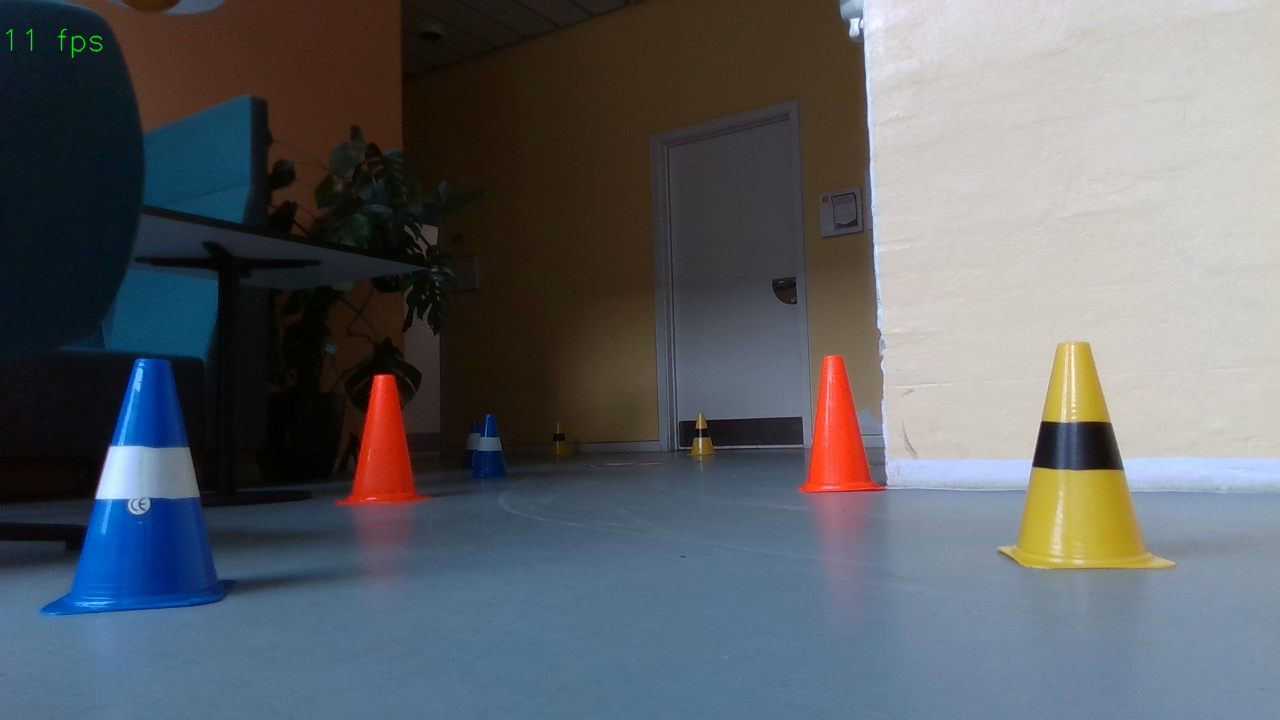
#> input picture figures/av_depthset_2/av_track6Cd.png, 1280 x 720 px, found by its file name
$ python coneDetection_example.py
#> lines starting #> are read from the running program, lines starting #| are printed output that depends on the picture; after the words box and inside, x2 and y2 are one past the last pixel; in counts of white or black regions, pixels touching at a corner belong together
#> further down, img is the input picture: shape (720, 1280, 3); mean B, G, R 103.6, 98.7, 95
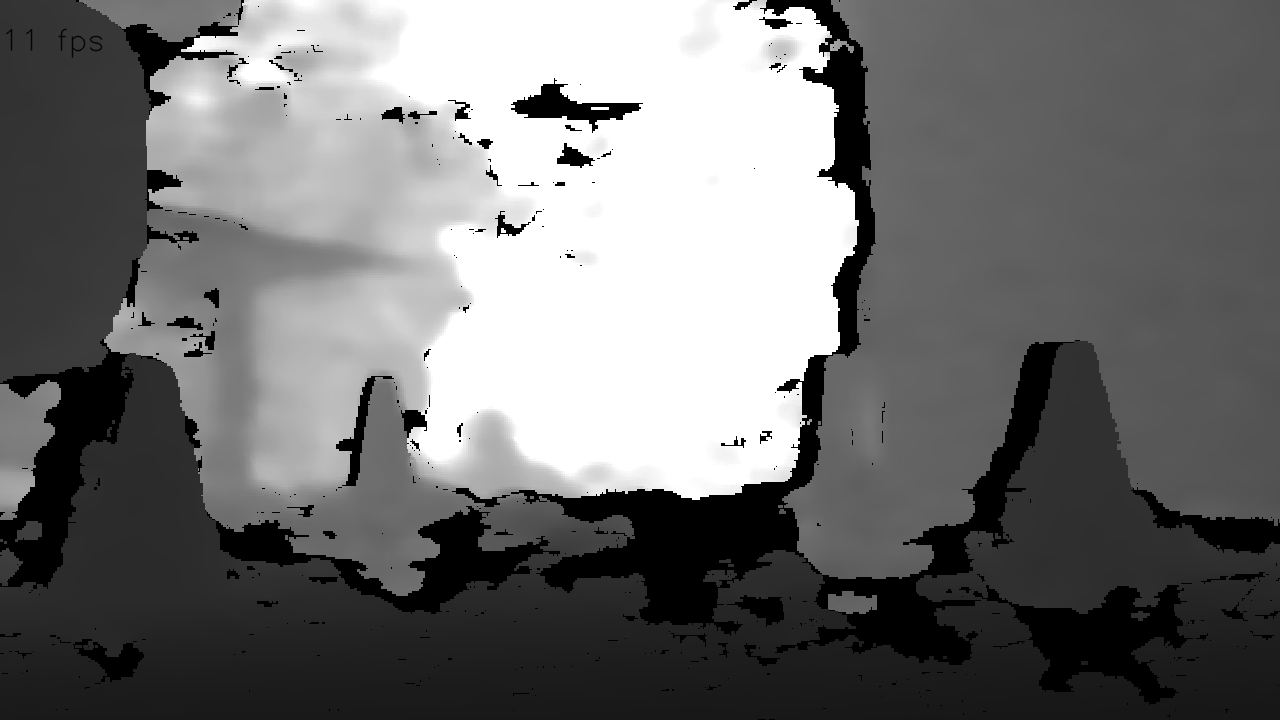
#> input picture av_depthset_2/av_track_depth6Cd.png, 1280 x 720 px, found by its file name
#> further down, img_depth is the input picture: shape (720, 1280); min 0, max 255, mean 111.5
### ComputerVision/coneDetection_modules.py
import numpy as np
import cv2
import time

"""
The function containing all the point processing done to get the cones.
Includes RGB to HSV conversion and algorithm to get BLOBs
"""
def cone_pointProcessing(img):
    """
    Point processing
    """
    img_hsv = cv2.cvtColor(img, cv2.COLOR_BGR2HSV) # Convert BGR image to HSV
#> img_hsv: shape (720, 1280, 3); mean H, S, V 67.2, 95.7, 116.2

    # Do thresholding using hsv-image
    hue_blue = cv2.inRange(img_hsv[:,:,0],90, 120,cv2.THRESH_BINARY) # H(x,y) > 80
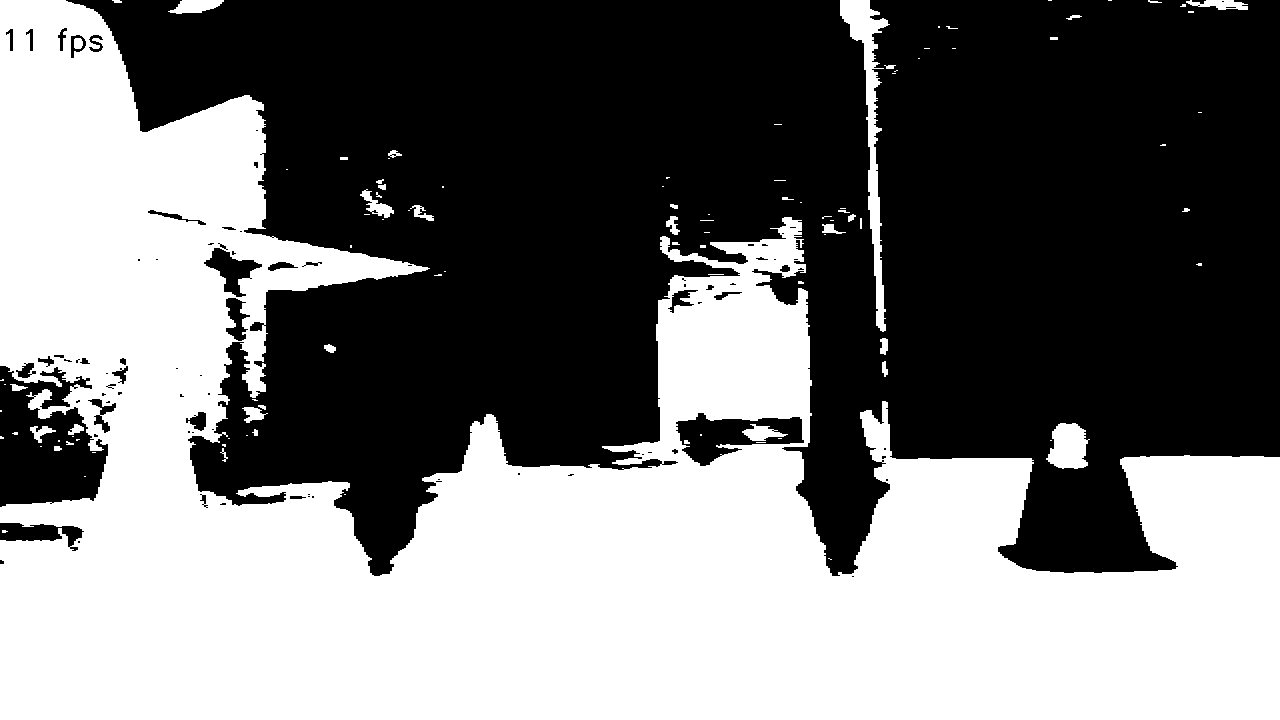
#> hue_blue: shape (720, 1280); 46.4% white; 101 white regions (61 under 20 px), largest, box (x1, y1, x2, y2) and area: (0, 0, 1280, 720) 418636, (840, 0, 890, 332) 3918, (1046, 423, 1090, 469) 1468
    hue_yellow = cv2.inRange(img_hsv[:,:,0], 15, 45, cv2.THRESH_BINARY) # H(x,y) > 80
#> hue_yellow: shape (720, 1280); 32.7% white; 196 white regions (141 under 20 px), largest, box (x1, y1, x2, y2) and area: (264, 0, 882, 473) 134510, (876, 0, 1280, 464) 134370, (238, 282, 420, 486) 13945
    hue_orange = cv2.inRange(img_hsv[:,:,0], 0, 15, cv2.THRESH_BINARY) # H(x,y) > 80
#> hue_orange: shape (720, 1280); 20% white; 843 white regions (590 under 20 px), largest, box (x1, y1, x2, y2) and area: (74, 0, 450, 247) 41340, (872, 0, 1194, 458) 40854, (190, 279, 516, 505) 27716
    saturation_thresh = cv2.inRange(img_hsv[:,:,1],200,255,cv2.THRESH_BINARY) # S(x,y) > 200
#> saturation_thresh: shape (720, 1280); 8.7% white; 1074 white regions (972 under 20 px), largest, box (x1, y1, x2, y2) and area: (40, 499, 234, 615) 14183, (80, 264, 248, 448) 13690, (144, 102, 250, 225) 8704

    img_cones_blue = cv2.bitwise_and(hue_blue, saturation_thresh)
#> img_cones_blue: shape (720, 1280); 4.7% white; 514 white regions (472 under 20 px), largest, box (x1, y1, x2, y2) and area: (40, 499, 234, 615) 14183, (80, 272, 224, 448) 13561, (144, 102, 250, 225) 8704
    img_cones_yellow = cv2.bitwise_and(hue_yellow, saturation_thresh)
#> img_cones_yellow: shape (720, 1280); 2.5% white; 527 white regions (477 under 20 px), largest, box (x1, y1, x2, y2) and area: (402, 55, 495, 189) 7396, (246, 291, 339, 482) 7295, (1096, 472, 1136, 557) 1881
    img_cones_orange = cv2.bitwise_and(hue_orange, saturation_thresh)
#> img_cones_orange: shape (720, 1280); 1.7% white; 385 white regions (341 under 20 px), largest, box (x1, y1, x2, y2) and area: (344, 370, 422, 503) 6098, (830, 357, 877, 491) 2813, (804, 377, 826, 491) 960

    return img_cones_blue, img_cones_yellow, img_cones_orange

"""
Get largest BLOB using grassfire-algorithm
"""
# [25 lines left out: function get_largest_BLOB, not called in this run]

"""
Get center of mass of BLOB images
"""
def cone_COM(img_cone, colour):
    # Apply grassfire-algorithm to find each pixel in BLOBs
    contours, _ = cv2.findContours(
        img_cone, cv2.RETR_LIST, cv2.CHAIN_APPROX_SIMPLE)

    # SANITY CHECK: Ensure at least one BLOB exists
    if len(contours) == 0:
        img_cone = cv2.cvtColor(img_cone, cv2.COLOR_GRAY2BGR)

        # Blue cones are presumed to be to the left (first column)
        if colour == (255, 0, 0):
            cx = -len(img_cone[0])//2

        # Yellow cones are presumed to be to the right (law column)
        else:
            cx = int(len(img_cone[0]) * 1.5)
        return img_cone, cx

    # Get center of mass of only x-axis (y-axis is irrelevant)
    cx = 0
    for i in contours:
        M = cv2.moments(i)
        if M['m00'] != 0:
            cx = int(M['m10']/M['m00'])
            #cy = int(M['m01']/M['m00'])

    # Convert binary image to RGB image (only for visual aesthetics)
    img_cone = cv2.cvtColor(img_cone, cv2.COLOR_GRAY2BGR)
    cv2.line(img_cone, (cx, 0), (cx, img_cone.shape[1]), colour, 8) # Draw line

    return img_cone, cx

"""
Get center of rectangle engulfing BLOB
"""
# [28 lines left out: function cone_rectangle_center, not called in this run]

"""
Get outer bound of rectangle engulfing BLOB
"""
# [35 lines left out: function cone_rectangle_outerBound, not called in this run]

"""
Get error value which the vehicle must navigate using
"""
def get_cone_error(img_cone, x_blue, x_yellow):
    # Set target
    target = img_cone.shape[1]//2

    # Draw line in center of image depicting target
    cv2.line(img_cone, (target, 0), (target, img_cone.shape[1]), (0, 0, 255), 8) # Red line

    # Draw line in center of cones, using x_yellow and x_blue,
    x_pos = (x_yellow + x_blue) // 2
    cv2.line(img_cone, (x_pos, 0), (x_pos, img_cone.shape[1]), (255, 0, 255), 8) # Cyan line

    # Get error
    val_error = target-x_pos

    return img_cone, val_error

"""
RGB Method A
"""
# [19 lines left out: function RGB_coneDectectionA, not called in this run]

"""
RGB Method B
"""
# [19 lines left out: function RGB_coneDectectionB, not called in this run]

"""
RGB Method C
"""
# [19 lines left out: function RGB_coneDectectionC, not called in this run]

"""
Depth Method A
"""
# [22 lines left out: function depth_coneDectectionA, not called in this run]

"""
Depth Method B
"""
# [22 lines left out: function depth_coneDectectionB, not called in this run]

"""
Depth Method C
"""
def depth_coneDectectionC(img, img_depth):
    img_hxs_blue, img_hxs_yellow, img_hxs_orange = cone_pointProcessing(img)

    #img_depth_thresh = np.where(img_depth>100, 255, 0).astype(np.uint8)
    img_depth_thresh = cv2.inRange(img_depth, 0, 75, cv2.THRESH_BINARY)
#> img_depth_thresh: shape (720, 1280); 39.7% white; 195 white regions (151 under 20 px), largest, box (x1, y1, x2, y2) and area: (0, 0, 1280, 720) 357643, (511, 78, 643, 133) 2433, (336, 376, 394, 486) 1258
    img_hxs_blue = cv2.bitwise_and(img_hxs_blue, img_depth_thresh)
#> img_hxs_blue: shape (720, 1280); 2.9% white; 478 white regions (433 under 20 px), largest, box (x1, y1, x2, y2) and area: (40, 499, 234, 615) 14183, (110, 356, 186, 448) 4744, (73, 191, 136, 304) 2001
    img_hxs_yellow = cv2.bitwise_and(img_hxs_yellow, img_depth_thresh)
#> img_hxs_yellow: shape (720, 1280); 0.31% white; 84 white regions (74 under 20 px), largest, box (x1, y1, x2, y2) and area: (1096, 472, 1136, 557) 1881, (1089, 389, 1103, 420) 246, (408, 111, 437, 119) 106
    img_hxs_orange = cv2.bitwise_and(img_hxs_orange, img_depth_thresh)
#> img_hxs_orange: shape (720, 1280); 0.15% white; 77 white regions (66 under 20 px), largest, box (x1, y1, x2, y2) and area: (346, 376, 376, 486) 570, (810, 435, 821, 480) 180, (816, 378, 824, 430) 148

    kernel = np.ones((15,15),np.uint8)
    img_hxs_blue = cv2.morphologyEx(img_hxs_blue, cv2.MORPH_OPEN, kernel)
#> img_hxs_blue: shape (720, 1280); 1.9% white; 3 white regions, box (x1, y1, x2, y2) and area: (56, 500, 220, 615) 12980, (126, 360, 184, 447) 3812, (148, 172, 166, 189) 302
    img_hxs_yellow = cv2.morphologyEx(img_hxs_yellow, cv2.MORPH_OPEN, kernel)
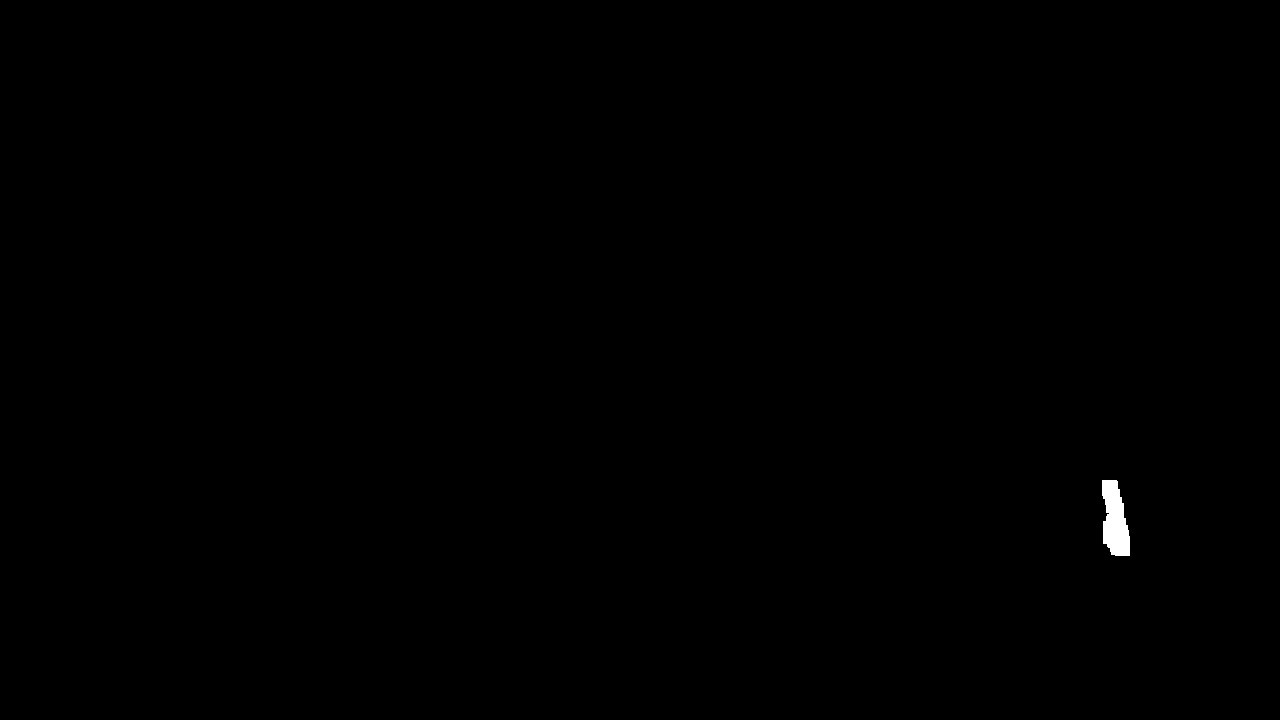
#> img_hxs_yellow: shape (720, 1280); 0.17% white; 1 white region
    img_hxs_orange = cv2.morphologyEx(img_hxs_orange, cv2.MORPH_OPEN, kernel)
#> img_hxs_orange: shape (720, 1280); every value is 0

    img_hxs_blue, x_blue = cone_COM(img_hxs_blue, (255, 0, 0))
#> in cone_COM, `contours, _ = cv2.findContours( img_cone, cv2.RETR_LIST, cv2.CHAIN_APP..`: contours = 3 contours; box (x1, y1, x2, y2) and area: (56, 500, 220, 615) 12696, (126, 360, 184, 447) 3683, (148, 172, 166, 189) 268
#> the loop in cone_COM, `for i in contours:` made 3 passes
#> cx on passes 1 to 3: 143, 155, 156
#> in cone_COM, `img_cone = cv2.cvtColor(img_cone, cv2.COLOR_GRAY2BGR)`: img_cone: shape (720, 1280, 3); 1.9% white; 3 white regions
#> x_blue = 156
    img_hxs_yellow, x_yellow = cone_COM(img_hxs_yellow, (0, 255, 255))
#> in cone_COM (call 2), `contours, _ = cv2.findContours( img_cone, cv2.RETR_LIST, cv2.CHAIN_APP..`: contours = 1 contour; box (x1, y1, x2, y2) and area: (1102, 480, 1130, 556) 1452
#> the loop in cone_COM (call 2), `for i in contours:` made 1 pass
#> cx on pass 1: 1114
#> in cone_COM (call 2), `img_cone = cv2.cvtColor(img_cone, cv2.COLOR_GRAY2BGR)`: img_cone: shape (720, 1280, 3); 0.17% white; 1 white region, box (x1, y1, x2, y2) and area: (1102, 480, 1130, 556) 1551
#> x_yellow = 1114

    img_cones = img_hxs_blue + img_hxs_yellow

    img_cones, val_error = get_cone_error(img_cones, x_blue, x_yellow)
#> in get_cone_error, `x_pos = (x_yellow + x_blue) // 2`: x_pos = 635
#> in get_cone_error, `cv2.line(img_cone, (x_pos, 0), (x_pos, img_cone.shape[1]), (255, 0, 25..`:
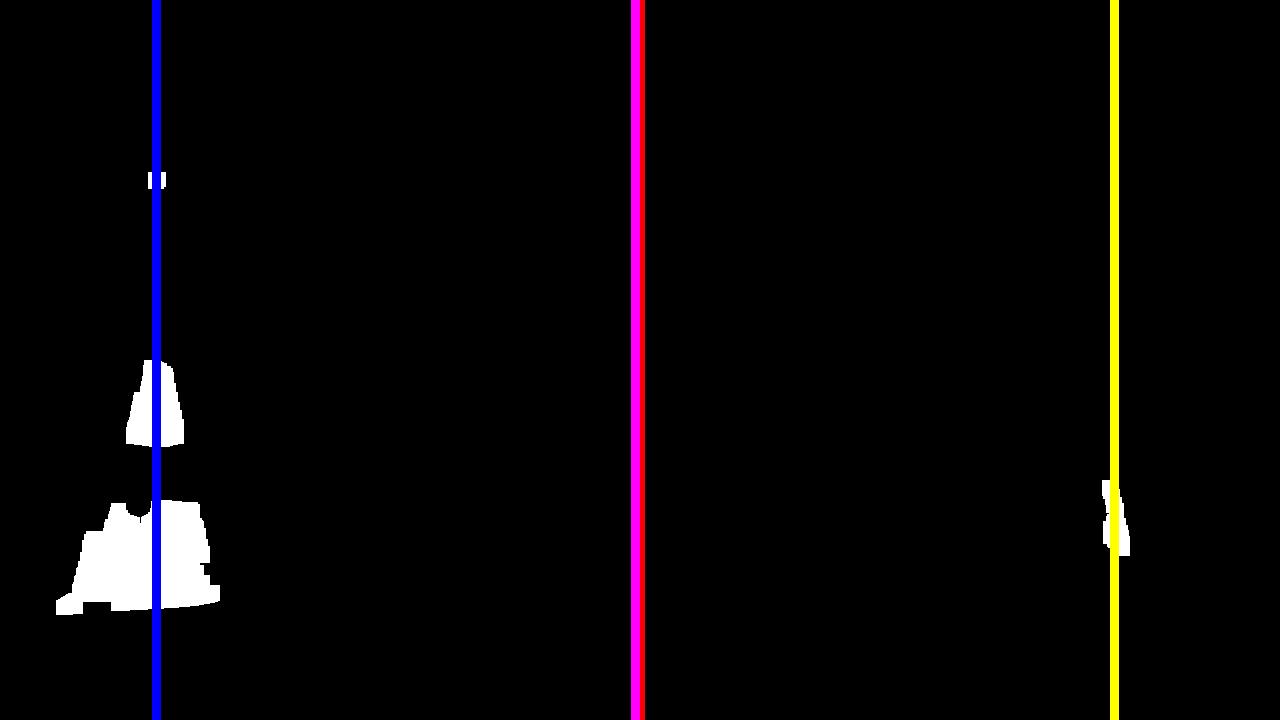
#> img_cone: shape (720, 1280, 3); mean B, G, R 8, 6.2, 9
#> in get_cone_error, `val_error = target-x_pos`: val_error = 5
#> val_error = 5

    return img_cones, val_error, img_hxs_blue, img_hxs_yellow, img_hxs_orange

### ComputerVision/coneDetection_example.py
import numpy as np
import cv2
from coneDetection_modules import *

#img = cv2.imread("av_depthset/av_track23.png") # Read image from local repository
#img_depth = cv2.imread("av_depthset/av_track_depth23.png", cv2.IMREAD_GRAYSCALE)
img = cv2.imread("figures/av_depthset_2/av_track6Cd.png")
img_depth = cv2.imread("figures/av_depthset_2/av_track_depth6Cd.png", cv2.IMREAD_GRAYSCALE)
#img_depth = cv2.cvtColor(img_depth, cv2.COLOR_BGR2GRAY)

start_time = time.perf_counter()

img_cones, val_error, img_hxs_blue, img_hxs_yellow, img_hxs_orange = depth_coneDectectionC(img, img_depth) # , img_depth
#> val_error = 5

end_time = time.perf_counter()

print(end_time - start_time)
print(val_error)
#| 5

#cv2.imwrite("av_track_cones_blue23.png", img_hxs_blue)
#cv2.imwrite("av_track_cones_yellow23.png", img_hxs_yellow)
#cv2.imwrite("av_track_cones23.png", img_cones)

cv2.imshow("RAW", img)
cv2.imshow("Blue cones", img_hxs_blue)
cv2.imshow("Yellow cones", img_hxs_yellow)
cv2.imshow("Orange cones", img_hxs_orange)
cv2.imshow("Cones", img_cones)

cv2.waitKey(0) # Press any button to continue...

clock = time.strftime("%Y%m%d_%H%M%S", time.gmtime()) + "_" + str(time.time_ns() // 1000000)[9:13]
folder = "images_test1/"
cv2.imwrite(folder + "RGB_" + clock + ".png", img)
cv2.imwrite(folder + "depth_" + clock + ".png", img_depth)
cv2.imwrite(folder + "orange_" + clock + ".png", img_hxs_orange)
cv2.imwrite(folder + "cones_" + clock + ".png", img_cones)
